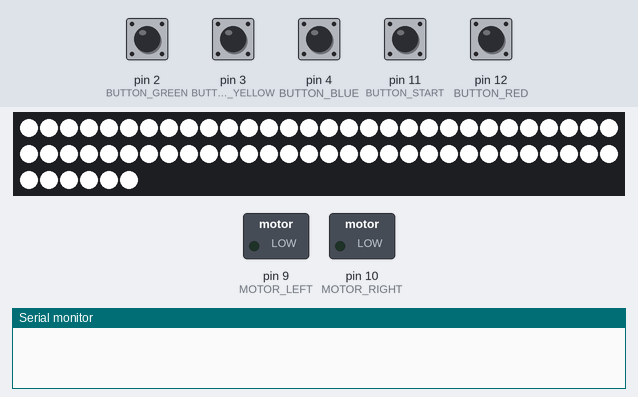
Bench run of a sketch on a simulated Arduino Uno, built with avr-gcc and run on an emulated ATmega328P. On the bench: 66 RGB LEDs in strip order, left to right, continuing on the next row, switched loads named in the sketch (green lamp = pin HIGH), the last lines printed to the serial monitor. The inputs (shaded band) are chosen by the test bench; at power-on: pin 2 (BUTTON_GREEN), pin 3 (BUTTON_YELLOW), pin 4 (BUTTON_BLUE), pin 11 (BUTTON_START), pin 12 (BUTTON_RED) HIGH. Random numbers use the default seed unless the sketch sets one.

Above: at 1.2 s.
1.3 s: pin 11 (BUTTON_START) pulled LOW for 0.2 s
At 3.6 s:
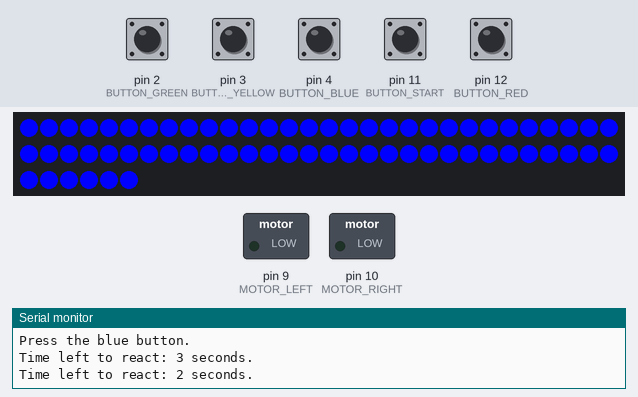
4.5 s: pin 4 (BUTTON_BLUE) pulled LOW for 0.2 s
At 7.0 s:
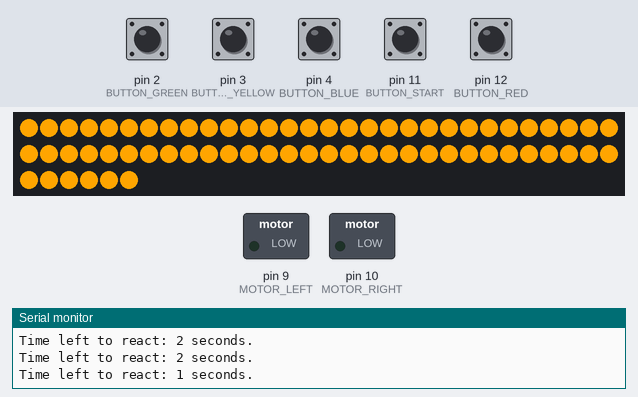
7.7 s: pin 3 (BUTTON_YELLOW) pulled LOW for 0.2 s
At 9.5 s:
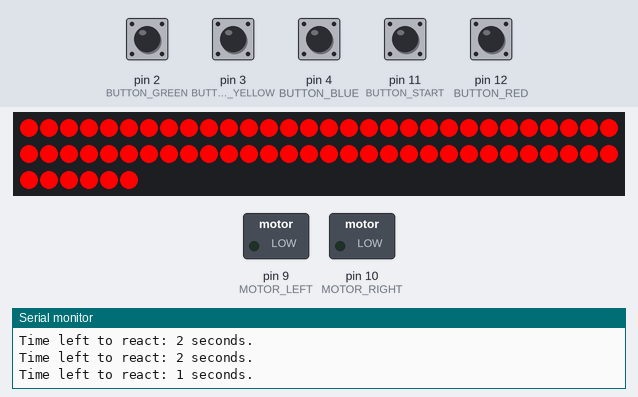
Timing chart, 0 to 11.0 s (numbered marks = the images above; inputs shaded):
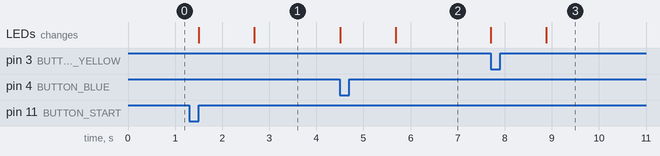

The sketch:

reaction_game.ino
```cpp
/*
Reaction game
*/
#include <Adafruit_NeoPixel.h>

// Arduino pins
#define BUTTON_BLUE 4
#define BUTTON_GREEN 2
#define BUTTON_RED 12
#define BUTTON_SPIRAL_LEFT 7
#define BUTTON_SPIRAL_RIGHT 8
#define BUTTON_START 11
#define BUTTON_YELLOW 3
#define LED_STRIP 13
#define LIGHT_SENSOR_LEFT 5
#define LIGHT_SENSOR_RIGHT 6
#define MOTOR_LEFT 9
#define MOTOR_RIGHT 10

// constants
#define LED_COUNT 66
#define MAX_LEVELS 7                 // amount of levels per game round (one level equals one colored button to be pressed)
#define MIN_REACTION_TIME 1000       // lowest reaction time possible (in ms)
#define REACTION_TIME_REDUCTION 500  // reduces the reaction time given after each successful level completion (in ms)
#define STARTING_REACTION_TIME 3000  // starting reaction time for the first level (in ms)

// variables
bool debug;
bool game_over;
bool game_started;
bool game_won;
int pressed_button;
unsigned long reaction_time;

// arrays
int order_array[MAX_LEVELS];

// functions
void initiateGameOver();
void initiateGameWin();
void ledLoseSequence();
void ledOff();
void rainbow(unsigned int wait);
void setColor(uint32_t color);
void spinMotorLeft();
void spinMotorRight();
void startGame();
void waitButtonPress(unsigned int current_level);

// declare NeoPixel strip object
Adafruit_NeoPixel strip(LED_COUNT, LED_STRIP, NEO_GRB + NEO_KHZ800);

// the setup function runs once when you press reset or power the board
void setup() {

  Serial.begin(9600);

  // default mode when no game has been played
  debug = true;
  game_started = false;

  // LED strip
  strip.begin();  // INITIALIZE NeoPixel strip object (REQUIRED)
  strip.show();
  strip.setBrightness(255);  // max = 255

  // initialize digital pins
  pinMode(BUTTON_BLUE, INPUT_PULLUP);
  pinMode(BUTTON_GREEN, INPUT_PULLUP);
  pinMode(BUTTON_RED, INPUT_PULLUP);
  pinMode(BUTTON_SPIRAL_LEFT, INPUT_PULLUP);
  pinMode(BUTTON_SPIRAL_RIGHT, INPUT_PULLUP);
  pinMode(BUTTON_START, INPUT_PULLUP);
  pinMode(BUTTON_YELLOW, INPUT_PULLUP);
  pinMode(LED_STRIP, OUTPUT);
  pinMode(LIGHT_SENSOR_LEFT, INPUT);
  pinMode(LIGHT_SENSOR_RIGHT, INPUT);
  pinMode(MOTOR_LEFT, OUTPUT);
  pinMode(MOTOR_RIGHT, OUTPUT);

  // set random seed
  randomSeed(analogRead(0));
}

// the loop function runs over and over again forever
void loop() {
  // game start
  if (!game_started && digitalRead(BUTTON_START) == LOW) {
    ledOff();
    startGame();
  } else {
    setColor(strip.Color(255, 255, 255));  // white
  }

  if (game_started) {
    // each level
    for (int current_level = 0; current_level < MAX_LEVELS; current_level++) {
      if (debug) {
        Serial.print("Reaction time for current level ");
        Serial.print(current_level);
        Serial.print(": ");
        Serial.print(reaction_time / 1000);
        Serial.println(" seconds.");
      }
      delay(1000); // delay each color display
      // activate LED strip to match color that needs to be pressed
      switch (order_array[current_level]) {
        case 1:
          if (debug) {
            Serial.println("Press the blue button.");
          }
          setColor(strip.Color(0, 0, 255));  // blue
          break;
        case 2:
          if (debug) {
            Serial.println("Press the green button.");
          }
          setColor(strip.Color(0, 255, 0));  // green
          break;
        case 3:
          if (debug) {
            Serial.println("Press the red button.");
          }
          setColor(strip.Color(255, 0, 0));  // red
          break;
        case 4:
          if (debug) {
            Serial.println("Press the yellow button.");
          }
          setColor(strip.Color(255, 165, 0));  // yellow
          break;
      }
      waitButtonPress(current_level);
      // when game over or no button pressed in time
      if (game_over || pressed_button == -1) {
        initiateGameOver();
        break;
      }
    }
    // game win
    if (!game_over) {
      initiateGameWin();
    }
  }
}

// game over
void initiateGameOver() {
  game_over = true;
  game_started = false;
  // LEDs flash 5 times
  for (int i = 0; i < 5; i++) {
    setColor(strip.Color(255, 255, 255));  // white
    delay(500);
    ledOff();
    delay(500);
  }
  if (debug) {
    Serial.print("Start next game, please.");
  }
}

// game win
void initiateGameWin() {
  game_won = true;
  game_started = false;
  while (game_won) {
    if (debug) {
      Serial.println("Choose snack, please.");
    }
    // LED win sequence and snack choice
    rainbow(10);
  }
  if (debug) {
    Serial.print("Start next game, please.");
  }
}

// turns off LED strip
void ledOff() {
  strip.clear();
  strip.show();
}

// rainbow cycle along the whole strip while snack selection is made or game is restarted
void rainbow(unsigned int wait) {
  for (long firstPixelHue = 0; firstPixelHue < 5 * 65536; firstPixelHue += 256) {
    if (digitalRead(BUTTON_SPIRAL_LEFT) == LOW) {
      if (debug) {
        Serial.println("Left snack chosen.");
      }
      game_won = false;
      spinMotorLeft();
      break;
    } else if (digitalRead(BUTTON_SPIRAL_RIGHT) == LOW) {
      if (debug) {
        Serial.println("Right snack chosen.");
      }
      game_won = false;
      spinMotorRight();
      break;
    } else if (digitalRead(BUTTON_START) == LOW) {  // start new game without snack
      game_won = false;
      break;
    }
    strip.rainbow(firstPixelHue);
    strip.show();
    delay(wait);
  }
}

// change color of LEDs
void setColor(uint32_t color) {
  for (unsigned int i = 0; i < strip.numPixels(); i++) {
    strip.setPixelColor(i, color);
    strip.show();
  }
}

// spins the left motor if chosen after game win
void spinMotorLeft() {
  // start motor even if light sensor is blocked
  digitalWrite(MOTOR_LEFT, HIGH);
  delay(500);
  while (digitalRead(LIGHT_SENSOR_LEFT) == LOW) {  // light sensor not blocked
    digitalWrite(MOTOR_LEFT, HIGH);
  }
  digitalWrite(MOTOR_LEFT, LOW);
}

// spins the right motor if chosen after game win
void spinMotorRight() {
  // start motor even if light sensor is blocked
  digitalWrite(MOTOR_RIGHT, HIGH);
  delay(500);
  while (digitalRead(LIGHT_SENSOR_RIGHT) == LOW) {  // light sensor not blocked
    digitalWrite(MOTOR_RIGHT, HIGH);
  }
  digitalWrite(MOTOR_RIGHT, LOW);
}

// start game when start button is pressed
void startGame() {
  ledOff();
  // populate the array with random colors represented by the pin numbers 1-4
  for (int level = 0; level < MAX_LEVELS; level++) {
    order_array[level] = random(1, 5);
  }
  if (debug) {
    Serial.print("Order array: [");
    for (int level = 0; level < MAX_LEVELS; level++) {
      Serial.print(order_array[level]);
      if (level < MAX_LEVELS - 1) {
        Serial.print(", ");
      }
    }
    Serial.println("]");
  }
  game_over = false;
  game_started = true;
  game_won = false;
  reaction_time = STARTING_REACTION_TIME;
  if (debug) {
    Serial.println("Game started.");
  }
}

// checks the next button press withing the reaction time limit
void waitButtonPress(unsigned int current_level) {
  // start timer and check if button is pressed within reaction time
  unsigned long check_time = millis();
  while (millis() - check_time < reaction_time) {
    if (debug) {
      if (((reaction_time - (millis() - check_time)) % 1000) == 0) {  // only every second
        Serial.print("Time left to react: ");
        Serial.print((reaction_time - (millis() - check_time)) / 1000);
        Serial.println(" seconds.");
      }
    }
    pressed_button = -1;  // placeholder when no button is pressed

    // check which colored button is pressed
    if (digitalRead(BUTTON_BLUE) == LOW) {
      pressed_button = 1;
    } else if (digitalRead(BUTTON_GREEN) == LOW) {
      pressed_button = 2;
    } else if (digitalRead(BUTTON_RED) == LOW) {
      pressed_button = 3;
    } else if (digitalRead(BUTTON_YELLOW) == LOW) {
      pressed_button = 4;
    }

    // when colored button is pressed on time
    if (pressed_button != -1) {
      if (order_array[current_level] == pressed_button) {
        if (debug) {
          Serial.println("Correct button!");
        }
        ledOff();
        // lower reaction time for each level until 1 second
        if (reaction_time > MIN_REACTION_TIME) {
          reaction_time -= REACTION_TIME_REDUCTION;
        }
      } else {
        if (debug) {
          Serial.println("Wrong button!");
        }
        game_over = true;
      }
      break;
    }
  }
}
```

Measured:
- after the input at 1.3 s, the LEDs: first change after 0.21 s (image 1 shows a later state)
